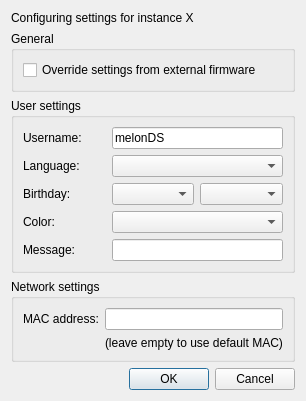
<?xml version="1.0" encoding="UTF-8"?>
<ui version="4.0">
 <class>FirmwareSettingsDialog</class>
 <widget class="QDialog" name="FirmwareSettingsDialog">
  <property name="geometry">
   <rect>
    <x>0</x>
    <y>0</y>
    <width>511</width>
    <height>357</height>
   </rect>
  </property>
  <property name="sizePolicy">
   <sizepolicy hsizetype="Fixed" vsizetype="Fixed">
    <horstretch>0</horstretch>
    <verstretch>0</verstretch>
   </sizepolicy>
  </property>
  <property name="windowTitle">
   <string>Firmware settings - melonDS</string>
  </property>
  <layout class="QVBoxLayout" name="verticalLayout">
   <property name="sizeConstraint">
    <enum>QLayout::SetFixedSize</enum>
   </property>
   <item>
    <widget class="QLabel" name="lblInstanceNum">
     <property name="text">
      <string>Configuring settings for instance X</string>
     </property>
    </widget>
   </item>
   <item>
    <widget class="QGroupBox" name="grpGeneral">
     <property name="title">
      <string>General</string>
     </property>
     <layout class="QGridLayout" name="gridLayout_3">
      <item row="0" column="0">
       <widget class="QCheckBox" name="overrideFirmwareBox">
        <property name="text">
         <string>Override settings from external firmware</string>
        </property>
       </widget>
      </item>
     </layout>
    </widget>
   </item>
   <item>
    <widget class="QGroupBox" name="grpUserSettings">
     <property name="title">
      <string>User settings</string>
     </property>
     <layout class="QGridLayout" name="gridLayout">
      <property name="leftMargin">
       <number>9</number>
      </property>
      <property name="topMargin">
       <number>9</number>
      </property>
      <property name="rightMargin">
       <number>9</number>
      </property>
      <property name="bottomMargin">
       <number>9</number>
      </property>
      <item row="2" column="1">
       <widget class="QComboBox" name="cbxBirthdayDay"/>
      </item>
      <item row="2" column="2">
       <widget class="QComboBox" name="cbxBirthdayMonth"/>
      </item>
      <item row="0" column="1" colspan="2">
       <widget class="QLineEdit" name="usernameEdit">
        <property name="text">
         <string>melonDS</string>
        </property>
        <property name="maxLength">
         <number>10</number>
        </property>
        <property name="clearButtonEnabled">
         <bool>false</bool>
        </property>
       </widget>
      </item>
      <item row="0" column="0">
       <widget class="QLabel" name="usernameLabel">
        <property name="text">
         <string>Username:</string>
        </property>
       </widget>
      </item>
      <item row="4" column="0">
       <widget class="QLabel" name="label_3">
        <property name="text">
         <string>Message:</string>
        </property>
       </widget>
      </item>
      <item row="3" column="1" colspan="2">
       <widget class="QComboBox" name="colorsEdit"/>
      </item>
      <item row="3" column="0">
       <widget class="QLabel" name="label_2">
        <property name="text">
         <string>Color:</string>
        </property>
       </widget>
      </item>
      <item row="1" column="0">
       <widget class="QLabel" name="label">
        <property name="text">
         <string>Language:</string>
        </property>
       </widget>
      </item>
      <item row="2" column="0">
       <widget class="QLabel" name="label_4">
        <property name="text">
         <string>Birthday:</string>
        </property>
       </widget>
      </item>
      <item row="4" column="1" colspan="2">
       <widget class="QLineEdit" name="messageEdit"/>
      </item>
      <item row="1" column="1" colspan="2">
       <widget class="QComboBox" name="languageBox"/>
      </item>
     </layout>
    </widget>
   </item>
   <item>
    <widget class="QGroupBox" name="grpWifiSettings">
     <property name="title">
      <string>Network settings</string>
     </property>
     <layout class="QGridLayout" name="gridLayout_2">
      <item row="0" column="0">
       <widget class="QLabel" name="label_5">
        <property name="text">
         <string>MAC address:</string>
        </property>
       </widget>
      </item>
      <item row="0" column="1">
       <widget class="QLineEdit" name="txtMAC">
        <property name="maxLength">
         <number>17</number>
        </property>
       </widget>
      </item>
      <item row="1" column="1">
       <widget class="QLabel" name="label_6">
        <property name="text">
         <string>(leave empty to use default MAC)</string>
        </property>
       </widget>
      </item>
     </layout>
    </widget>
   </item>
   <item>
    <widget class="QDialogButtonBox" name="dialogButtons">
     <property name="orientation">
      <enum>Qt::Horizontal</enum>
     </property>
     <property name="standardButtons">
      <set>QDialogButtonBox::Cancel|QDialogButtonBox::Ok</set>
     </property>
    </widget>
   </item>
  </layout>
 </widget>
 <tabstops>
  <tabstop>overrideFirmwareBox</tabstop>
  <tabstop>usernameEdit</tabstop>
  <tabstop>languageBox</tabstop>
  <tabstop>cbxBirthdayDay</tabstop>
  <tabstop>cbxBirthdayMonth</tabstop>
  <tabstop>colorsEdit</tabstop>
  <tabstop>messageEdit</tabstop>
  <tabstop>txtMAC</tabstop>
 </tabstops>
 <resources/>
 <connections>
  <connection>
   <sender>dialogButtons</sender>
   <signal>accepted()</signal>
   <receiver>FirmwareSettingsDialog</receiver>
   <slot>accept()</slot>
   <hints>
    <hint type="sourcelabel">
     <x>255</x>
     <y>250</y>
    </hint>
    <hint type="destinationlabel">
     <x>255</x>
     <y>135</y>
    </hint>
   </hints>
  </connection>
  <connection>
   <sender>dialogButtons</sender>
   <signal>rejected()</signal>
   <receiver>FirmwareSettingsDialog</receiver>
   <slot>reject()</slot>
   <hints>
    <hint type="sourcelabel">
     <x>255</x>
     <y>250</y>
    </hint>
    <hint type="destinationlabel">
     <x>255</x>
     <y>135</y>
    </hint>
   </hints>
  </connection>
 </connections>
</ui>
